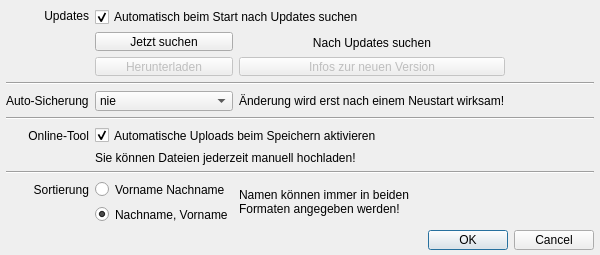
<?xml version="1.0" encoding="UTF-8"?>
<ui version="4.0">
 <class>EinstellungenDialog</class>
 <widget class="QDialog" name="EinstellungenDialog">
  <property name="windowModality">
   <enum>Qt::ApplicationModal</enum>
  </property>
  <property name="geometry">
   <rect>
    <x>0</x>
    <y>0</y>
    <width>600</width>
    <height>255</height>
   </rect>
  </property>
  <property name="sizePolicy">
   <sizepolicy hsizetype="Fixed" vsizetype="Fixed">
    <horstretch>0</horstretch>
    <verstretch>0</verstretch>
   </sizepolicy>
  </property>
  <property name="minimumSize">
   <size>
    <width>600</width>
    <height>255</height>
   </size>
  </property>
  <property name="maximumSize">
   <size>
    <width>600</width>
    <height>255</height>
   </size>
  </property>
  <property name="windowTitle">
   <string>Einstellungen</string>
  </property>
  <layout class="QGridLayout" name="gridLayout" columnstretch="0,1,1,0">
   <property name="leftMargin">
    <number>6</number>
   </property>
   <property name="topMargin">
    <number>6</number>
   </property>
   <property name="rightMargin">
    <number>6</number>
   </property>
   <property name="bottomMargin">
    <number>6</number>
   </property>
   <property name="spacing">
    <number>6</number>
   </property>
   <item row="1" column="3">
    <spacer name="horizontalSpacer">
     <property name="orientation">
      <enum>Qt::Horizontal</enum>
     </property>
     <property name="sizeHint" stdset="0">
      <size>
       <width>233</width>
       <height>20</height>
      </size>
     </property>
    </spacer>
   </item>
   <item row="2" column="1">
    <widget class="QPushButton" name="pushDownload">
     <property name="enabled">
      <bool>false</bool>
     </property>
     <property name="text">
      <string>Herunterladen</string>
     </property>
    </widget>
   </item>
   <item row="6" column="1" colspan="2">
    <widget class="QCheckBox" name="checkAutoUpload">
     <property name="text">
      <string>Automatische Uploads beim Speichern aktivieren</string>
     </property>
     <property name="checked">
      <bool>true</bool>
     </property>
    </widget>
   </item>
   <item row="10" column="1">
    <widget class="QRadioButton" name="radioNachVor">
     <property name="text">
      <string>Nachname, Vorname</string>
     </property>
     <property name="checked">
      <bool>true</bool>
     </property>
     <attribute name="buttonGroup">
      <string notr="true">buttonGroupSortierung</string>
     </attribute>
    </widget>
   </item>
   <item row="11" column="0">
    <spacer name="verticalSpacer">
     <property name="orientation">
      <enum>Qt::Vertical</enum>
     </property>
     <property name="sizeHint" stdset="0">
      <size>
       <width>20</width>
       <height>27</height>
      </size>
     </property>
    </spacer>
   </item>
   <item row="8" column="0" colspan="4">
    <widget class="Line" name="line_3">
     <property name="orientation">
      <enum>Qt::Horizontal</enum>
     </property>
    </widget>
   </item>
   <item row="1" column="2">
    <widget class="QLabel" name="labelVersion">
     <property name="minimumSize">
      <size>
       <width>0</width>
       <height>22</height>
      </size>
     </property>
     <property name="text">
      <string>Nach Updates suchen</string>
     </property>
     <property name="alignment">
      <set>Qt::AlignCenter</set>
     </property>
    </widget>
   </item>
   <item row="2" column="3">
    <spacer name="horizontalSpacer_2">
     <property name="orientation">
      <enum>Qt::Horizontal</enum>
     </property>
     <property name="sizeHint" stdset="0">
      <size>
       <width>143</width>
       <height>20</height>
      </size>
     </property>
    </spacer>
   </item>
   <item row="0" column="0">
    <widget class="QLabel" name="label">
     <property name="text">
      <string>Updates</string>
     </property>
     <property name="alignment">
      <set>Qt::AlignRight|Qt::AlignTrailing|Qt::AlignVCenter</set>
     </property>
    </widget>
   </item>
   <item row="4" column="2">
    <widget class="QLabel" name="label_5">
     <property name="text">
      <string>Änderung wird erst nach einem Neustart wirksam!</string>
     </property>
    </widget>
   </item>
   <item row="3" column="0" colspan="4">
    <widget class="Line" name="line">
     <property name="orientation">
      <enum>Qt::Horizontal</enum>
     </property>
    </widget>
   </item>
   <item row="2" column="2">
    <widget class="QPushButton" name="pushNotes">
     <property name="enabled">
      <bool>false</bool>
     </property>
     <property name="text">
      <string>Infos zur neuen Version</string>
     </property>
    </widget>
   </item>
   <item row="4" column="0">
    <widget class="QLabel" name="label_4">
     <property name="text">
      <string>Auto-Sicherung</string>
     </property>
    </widget>
   </item>
   <item row="5" column="0" colspan="4">
    <widget class="Line" name="line_2">
     <property name="orientation">
      <enum>Qt::Horizontal</enum>
     </property>
    </widget>
   </item>
   <item row="0" column="1" colspan="3">
    <widget class="QCheckBox" name="checkSearchAtStart">
     <property name="minimumSize">
      <size>
       <width>0</width>
       <height>22</height>
      </size>
     </property>
     <property name="text">
      <string>Automatisch beim Start nach Updates suchen</string>
     </property>
     <property name="checked">
      <bool>true</bool>
     </property>
    </widget>
   </item>
   <item row="6" column="0">
    <widget class="QLabel" name="label_2">
     <property name="text">
      <string>Online-Tool</string>
     </property>
     <property name="alignment">
      <set>Qt::AlignRight|Qt::AlignTrailing|Qt::AlignVCenter</set>
     </property>
    </widget>
   </item>
   <item row="7" column="1" colspan="2">
    <widget class="QLabel" name="label_3">
     <property name="text">
      <string>Sie können Dateien jederzeit manuell hochladen!</string>
     </property>
    </widget>
   </item>
   <item row="1" column="1">
    <widget class="QPushButton" name="pushSearch">
     <property name="text">
      <string>Jetzt suchen</string>
     </property>
    </widget>
   </item>
   <item row="12" column="0" colspan="4">
    <widget class="QDialogButtonBox" name="buttonBox">
     <property name="orientation">
      <enum>Qt::Horizontal</enum>
     </property>
     <property name="standardButtons">
      <set>QDialogButtonBox::Cancel|QDialogButtonBox::Ok</set>
     </property>
     <property name="centerButtons">
      <bool>false</bool>
     </property>
    </widget>
   </item>
   <item row="4" column="1">
    <widget class="QComboBox" name="comboAutoSave">
     <property name="currentIndex">
      <number>4</number>
     </property>
     <item>
      <property name="text">
       <string>alle 5 Minuten</string>
      </property>
     </item>
     <item>
      <property name="text">
       <string>alle 10 Minuten</string>
      </property>
     </item>
     <item>
      <property name="text">
       <string>alle 15 Minuten</string>
      </property>
     </item>
     <item>
      <property name="text">
       <string>alle 30 Minuten</string>
      </property>
     </item>
     <item>
      <property name="text">
       <string>nie</string>
      </property>
     </item>
    </widget>
   </item>
   <item row="9" column="1">
    <widget class="QRadioButton" name="radioVorNach">
     <property name="text">
      <string>Vorname Nachname</string>
     </property>
     <attribute name="buttonGroup">
      <string notr="true">buttonGroupSortierung</string>
     </attribute>
    </widget>
   </item>
   <item row="9" column="0">
    <widget class="QLabel" name="label_6">
     <property name="text">
      <string>Sortierung</string>
     </property>
     <property name="alignment">
      <set>Qt::AlignRight|Qt::AlignTrailing|Qt::AlignVCenter</set>
     </property>
    </widget>
   </item>
   <item row="9" column="2" rowspan="2">
    <widget class="QLabel" name="label_7">
     <property name="text">
      <string>Namen können immer in beiden
Formaten angegeben werden!</string>
     </property>
    </widget>
   </item>
  </layout>
 </widget>
 <tabstops>
  <tabstop>checkSearchAtStart</tabstop>
  <tabstop>pushSearch</tabstop>
  <tabstop>pushDownload</tabstop>
 </tabstops>
 <resources/>
 <connections>
  <connection>
   <sender>buttonBox</sender>
   <signal>rejected()</signal>
   <receiver>EinstellungenDialog</receiver>
   <slot>reject()</slot>
   <hints>
    <hint type="sourcelabel">
     <x>224</x>
     <y>252</y>
    </hint>
    <hint type="destinationlabel">
     <x>224</x>
     <y>99</y>
    </hint>
   </hints>
  </connection>
 </connections>
 <buttongroups>
  <buttongroup name="buttonGroupSortierung"/>
 </buttongroups>
</ui>
